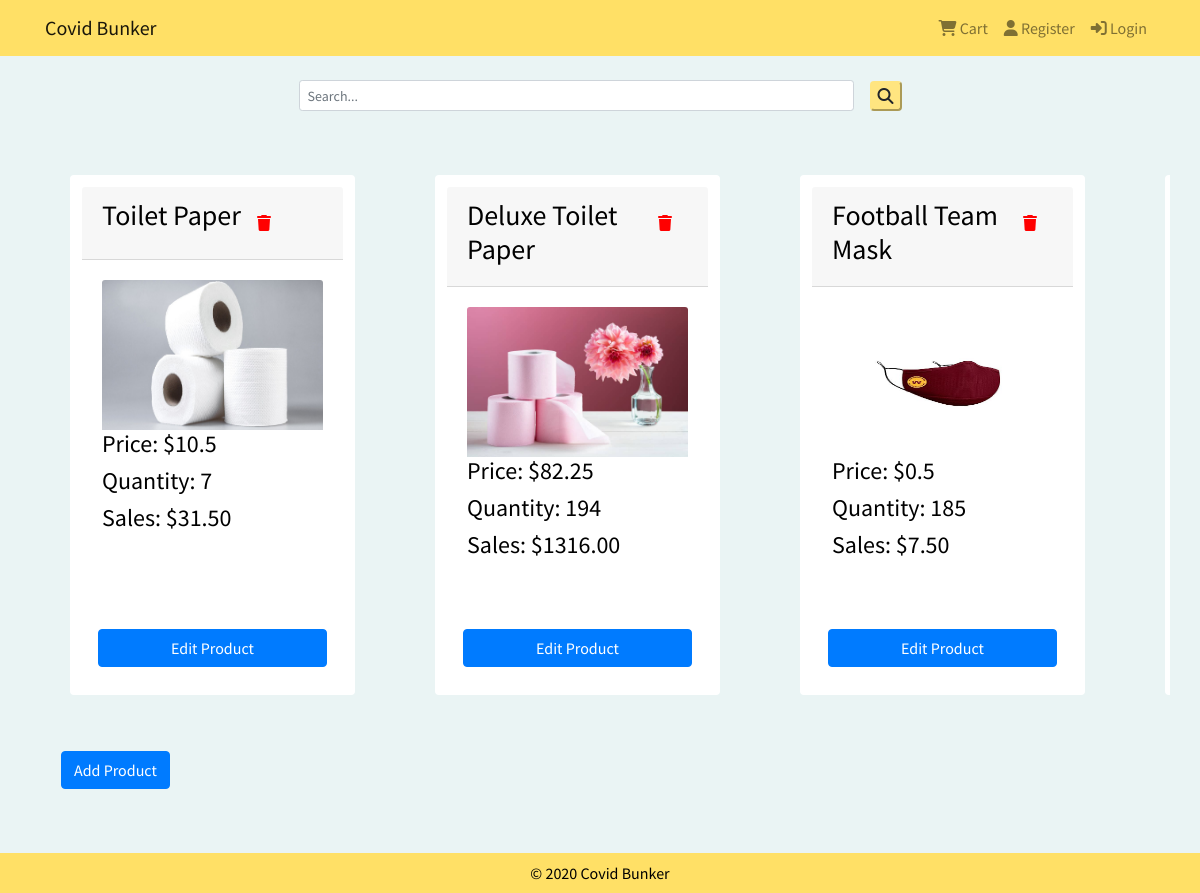
The page /admin/ on the database as committed earlier.
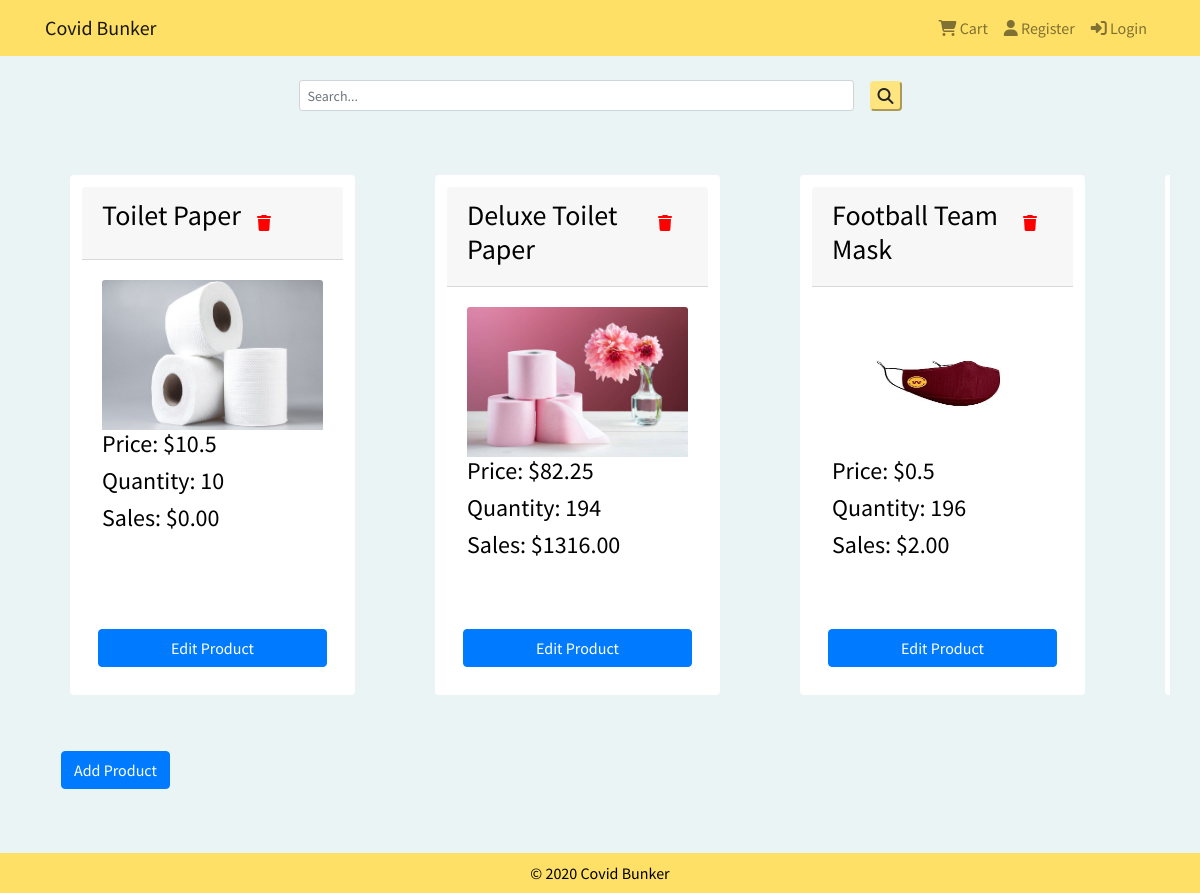
The same page on the database as committed later.
### tables this page shows
CREATE TABLE "Products" (
	"PID"	INTEGER,
	"Name"	TEXT NOT NULL,
	"Description"	TEXT,
	"Price"	REAL NOT NULL,
	"Qty"	INTEGER NOT NULL,
	"ImgURL"	TEXT NOT NULL,
	"Category"	TEXT,
	PRIMARY KEY("PID" AUTOINCREMENT)
);

### server.py (the view)
@app.route("/admin/", methods=['GET'])
def admin():
    conn = get_db()
    c = conn.cursor()
    products = c.execute('''
    SELECT * FROM Products;
    ''').fetchall()
    sales = {}
    urlsEdit = {}
    urlsDelete={}
    products_dict = map_product_query_results(products)
    for product in products_dict:
        sum = 0
        salePerItem = c.execute('''
        SELECT Qty, PricePer FROM ProductsSold WHERE PID=?;
        ''', (product['id'],)).fetchall()
        for singleSale in salePerItem:
            sum += int(singleSale[0])*float(singleSale[1])
        sales[product['id']] = "{:.2f}".format(sum)
        urlsEdit[product['id']] = url_for("admin_edit_product", PID=product['id'])
        urlsDelete[product['id']]= url_for("admin_delete_product", PID=product['id'])
    return render_template("admin.html", urlAddProduct=url_for("admin_add_product"), urlsForEditProduct=urlsEdit, urlsForDeleteProduct=urlsDelete, products=products_dict, sales=sales)

### server.py (called while the page is built)
def get_db():
    db = getattr(g, '_database', None)
    if db is None:
        db = g._database = sqlite3.connect(dbpath)
    return db

@app.teardown_appcontext
def close_connection(exception):
    db = getattr(g, '_database', None)
    if db is not None:
        db.close()

def map_product_query_results(products):
    return [{'id':product[0], 'name':product[1], 'description':product[2], 'price':product[3], 'quantity':product[4], 'img':product[5], 'category':product[6]} for product in products]

### templates/admin.html (shortened to what this page needs)
{% extends "base.html" %}
{% block logged_out %}
    {% if signed_in %}
    {% else %}
        {{ super() }}
    {% endif %}
{% endblock %}
{% block content %}
<div class="container">
    <div class="row hor-scroll">
            {%for product in products%}
            <div class="card col-md-3 card-scroll">
                <div class="card-header card-color card-header-flex">
                <h3>{{product['name']}}</h3>
                <a href="{{urlsForDeleteProduct[product['id']]}}">
                    <i class="fas fa-trash delete-button" ></i>
                </a>
                </div>
                <div class="card-body">
                <img class="card-img-top" src="/static/img/{{product['img']}}" alt="{{product['name']}}" width="12rem" height="150rem">
                <h4 class="card-text card-color"> Price: ${{product['price']}}</h4>
                    <h4 class="card-text card-color">Quantity: {{product['quantity']}} </h4>
                    <h4 class="card-text card-color">Sales: ${{sales[product['id']]}} </h4>
                </div>
                <a class="btn btn-primary admin-button" href="{{urlsForEditProduct[product['id']]}}" role="button">Edit Product</a>
            </div>
            {%endfor%}
    </div>
</div>
<div class="container">
    <a class="btn btn-primary admin-button" href="{{urlAddProduct}}" role="button">Add Product</a>
</div>
{% endblock %}

Rows that differ between the two databases and show on the page:
changed Products "Toilet Paper": quantity "7" → "10"; sales "31.50" → "0.00"
changed Products "Football Team Mask": quantity "185" → "196"; sales "7.50" → "2.00"
